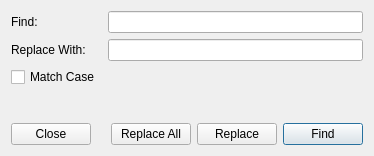
<ui version="4.0" >
 <class>FindDialog</class>
 <widget class="QDialog" name="FindDialog" >
  <property name="geometry" >
   <rect>
    <x>0</x>
    <y>0</y>
    <width>374</width>
    <height>156</height>
   </rect>
  </property>
  <property name="windowTitle" >
   <string>Find</string>
  </property>
  <layout class="QVBoxLayout" >
   <item>
    <layout class="QHBoxLayout" >
     <item>
      <widget class="QLabel" name="findLabel" >
       <property name="sizePolicy" >
        <sizepolicy vsizetype="Preferred" hsizetype="Fixed" >
         <horstretch>0</horstretch>
         <verstretch>0</verstretch>
        </sizepolicy>
       </property>
       <property name="minimumSize" >
        <size>
         <width>91</width>
         <height>0</height>
        </size>
       </property>
       <property name="text" >
        <string>Find:</string>
       </property>
      </widget>
     </item>
     <item>
      <widget class="QLineEdit" name="ui_findInput" />
     </item>
    </layout>
   </item>
   <item>
    <layout class="QHBoxLayout" >
     <item>
      <widget class="QLabel" name="label" >
       <property name="minimumSize" >
        <size>
         <width>91</width>
         <height>0</height>
        </size>
       </property>
       <property name="text" >
        <string>Replace With:</string>
       </property>
      </widget>
     </item>
     <item>
      <widget class="QLineEdit" name="ui_replaceInput" />
     </item>
    </layout>
   </item>
   <item>
    <layout class="QHBoxLayout" >
     <item>
      <widget class="QCheckBox" name="ui_matchCaseCheckBox" >
       <property name="text" >
        <string>Match Case</string>
       </property>
      </widget>
     </item>
     <item>
      <spacer>
       <property name="orientation" >
        <enum>Qt::Horizontal</enum>
       </property>
       <property name="sizeHint" >
        <size>
         <width>40</width>
         <height>20</height>
        </size>
       </property>
      </spacer>
     </item>
    </layout>
   </item>
   <item>
    <spacer>
     <property name="orientation" >
      <enum>Qt::Vertical</enum>
     </property>
     <property name="sizeHint" >
      <size>
       <width>20</width>
       <height>40</height>
      </size>
     </property>
    </spacer>
   </item>
   <item>
    <layout class="QHBoxLayout" >
     <item>
      <widget class="QPushButton" name="ui_buttonClose" >
       <property name="text" >
        <string>Close</string>
       </property>
       <property name="autoDefault" >
        <bool>false</bool>
       </property>
      </widget>
     </item>
     <item>
      <spacer>
       <property name="orientation" >
        <enum>Qt::Horizontal</enum>
       </property>
       <property name="sizeHint" >
        <size>
         <width>40</width>
         <height>20</height>
        </size>
       </property>
      </spacer>
     </item>
     <item>
      <layout class="QHBoxLayout" >
       <item>
        <widget class="QPushButton" name="ui_buttonReplace_All" >
         <property name="text" >
          <string>Replace All</string>
         </property>
         <property name="autoDefault" >
          <bool>false</bool>
         </property>
        </widget>
       </item>
       <item>
        <widget class="QPushButton" name="ui_buttonReplace" >
         <property name="text" >
          <string>Replace</string>
         </property>
         <property name="autoDefault" >
          <bool>false</bool>
         </property>
        </widget>
       </item>
       <item>
        <widget class="QPushButton" name="ui_buttonFind" >
         <property name="text" >
          <string>Find</string>
         </property>
        </widget>
       </item>
      </layout>
     </item>
    </layout>
   </item>
  </layout>
 </widget>
 <resources/>
 <connections>
  <connection>
   <sender>ui_buttonClose</sender>
   <signal>clicked()</signal>
   <receiver>FindDialog</receiver>
   <slot>close()</slot>
   <hints>
    <hint type="sourcelabel" >
     <x>49</x>
     <y>131</y>
    </hint>
    <hint type="destinationlabel" >
     <x>173</x>
     <y>77</y>
    </hint>
   </hints>
  </connection>
  <connection>
   <sender>ui_findInput</sender>
   <signal>returnPressed()</signal>
   <receiver>ui_buttonFind</receiver>
   <slot>click()</slot>
   <hints>
    <hint type="sourcelabel" >
     <x>235</x>
     <y>23</y>
    </hint>
    <hint type="destinationlabel" >
     <x>322</x>
     <y>131</y>
    </hint>
   </hints>
  </connection>
  <connection>
   <sender>ui_replaceInput</sender>
   <signal>returnPressed()</signal>
   <receiver>ui_buttonReplace</receiver>
   <slot>click()</slot>
   <hints>
    <hint type="sourcelabel" >
     <x>235</x>
     <y>58</y>
    </hint>
    <hint type="destinationlabel" >
     <x>236</x>
     <y>131</y>
    </hint>
   </hints>
  </connection>
 </connections>
</ui>
